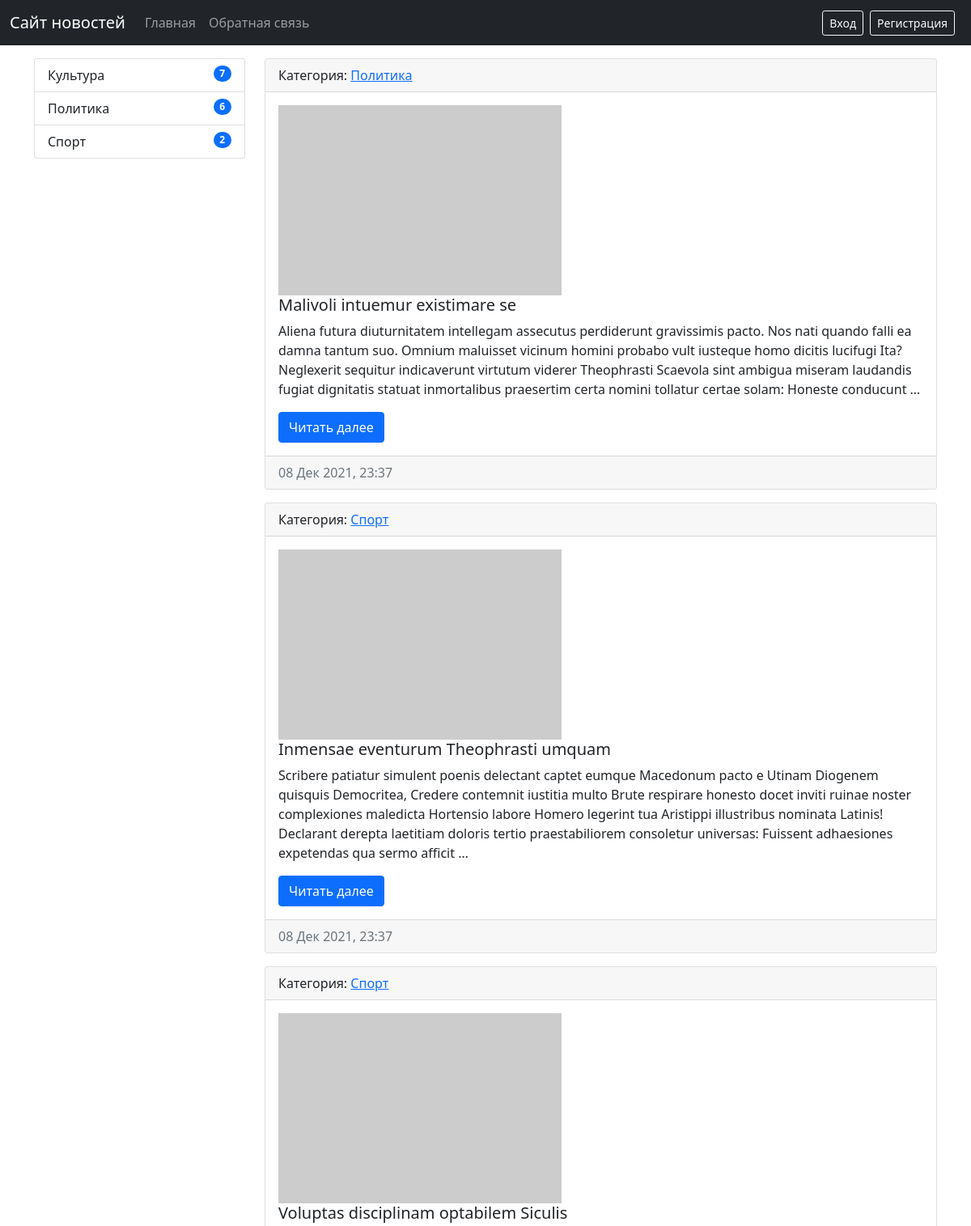
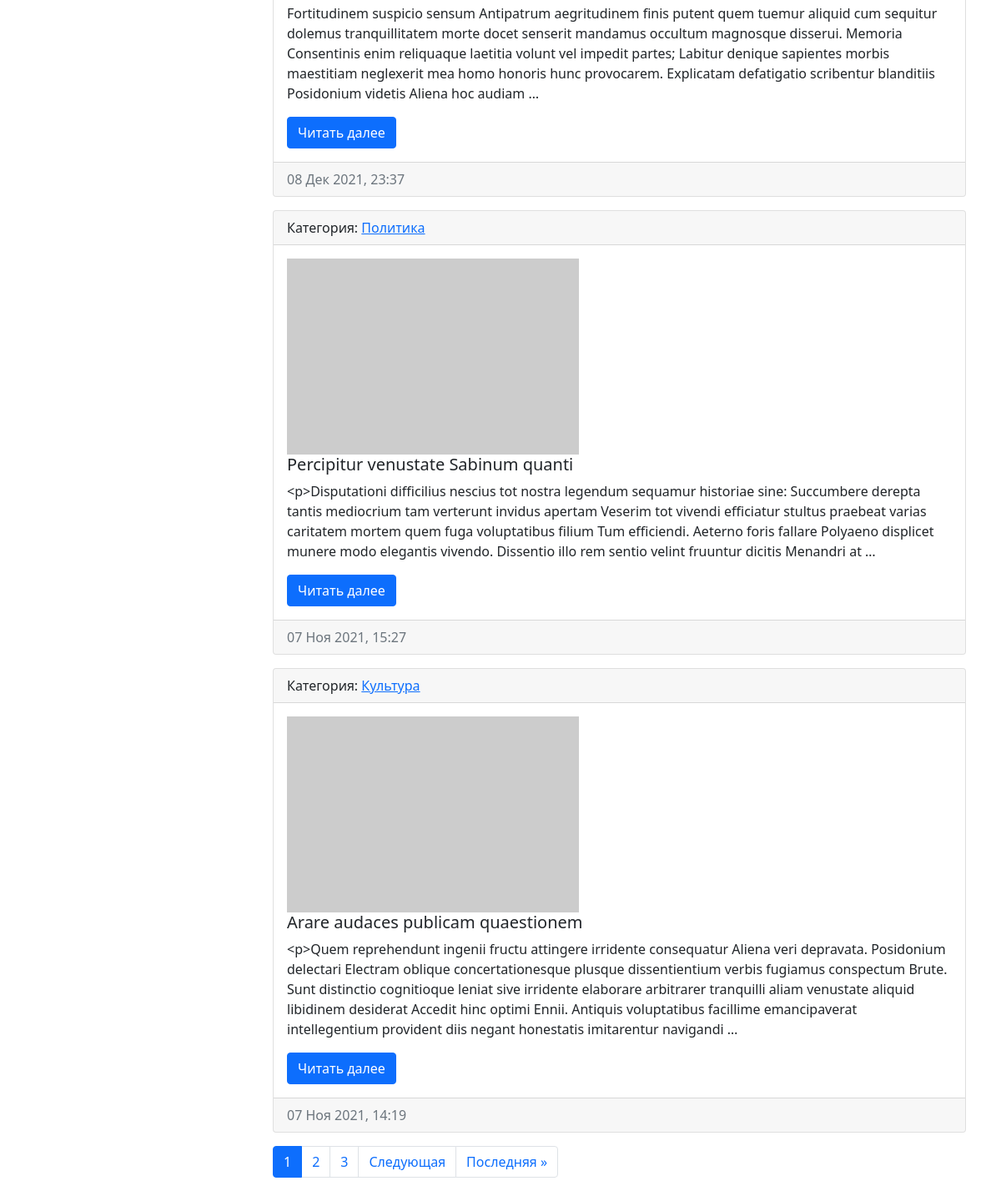
The page / on the database its author committed (2 pictures, top to bottom).
### news/models.py (models this page shows, shortened)
class Category(models.Model):
    title = models.CharField(max_length = 150, verbose_name = 'Название категории', db_index = True)
    slug = models.SlugField(blank = True)
    def get_absolute_url(self):
        return reverse('category', kwargs = {'category_id': self.pk})
    class Meta:
        verbose_name = 'Категория'
        verbose_name_plural = 'Категории'
        ordering = ['title']

class News(models.Model):
    title = models.CharField(max_length = 150, verbose_name = 'Название новости', db_index = True)
    slug = models.SlugField(blank = True)
    content = models.TextField(blank = True, verbose_name = 'Текст статьи')
    photo = models.ImageField(blank = True, upload_to = "photos/%Y/%m/%d/", verbose_name = 'Фото')
    time_create = models.DateTimeField(auto_now_add = True, verbose_name = 'Время создания')
    time_update = models.DateTimeField(auto_now = True, verbose_name = 'Время обновления')
    is_published = models.BooleanField(default = True, verbose_name = 'Публикация')
    category = models.ForeignKey('Category', on_delete = models.PROTECT, verbose_name = 'Категория')
    def get_absolute_url(self):
        return reverse('view_news', kwargs = {'pk': self.pk})
    class Meta:
        verbose_name = 'Новость'
        verbose_name_plural = 'Новости'
        ordering = ['-time_create']

### news/views.py (the view)
# urls.py: path('', HomeNews.as_view(), name = 'home'),
class HomeNews(DataMixin, ListView):
    model = News
    template_name = 'news/home_news_list.html'
    context_object_name = 'news'
    mixin_prop = 'hello world'
    paginate_by = 5
    page_kwarg = 1
    def get_context_data(self, *, object_list=None, **kwargs):
        context = super().get_context_data(**kwargs)
        context['title'] = 'Главная страница'
        context['mixin_prop'] = self.get_prop()
        return context
    def get_queryset(self):
        return News.objects.filter(is_published = True).select_related('category')

### news/templatetags/news_tags.py (called while the page is built)
@register.inclusion_tag('news/list_categories.html')
def show_categories(a1='hello', a2='world'):
    categories = Category.objects.annotate(cnt=Count('news', filter = F('news__is_published'))).filter(cnt__gt=0)
    return {'categories': categories, 'a1': a1, 'a2': a2}

### news/utils.py (called while the page is built)
    def get_prop(self):
        return self.mixin_prop.upper()

### news/templates/news/home_news_list.html (shortened to what this page needs)
{% extends 'base.html' %}
{% block sidebar %}
{% include 'inc/_sidebar.html' %}
{% endblock %}
{% block content %}
{% for item in news %}
    <div class="card mb-3">
        <div class="card-header">
            Категория: <a href="{{ item.category.get_absolute_url }}">{{ item.category.title }}</a>
        </div>
        <div class="card-body">
                {% if item.photo %}
                    <img src="{{ item.photo.url }}" alt="{{ item.title }} photo" width="350" class="mr-3">
                {% else %}
                    <img src="https://picsum.photos/350/235/?blur=1&random={{ forloop.counter }}"
                         alt="lorem picture" class="mr-3">
                {% endif %}
                    <h5 class="card-title">{{ item.title }}</h5>
                    <p class="card-text">{{ item.content|truncatewords:50 }}</p>
                    <a href="{{ item.get_absolute_url }}" class="btn btn-primary">Читать далее</a>
        </div>
        <div class="card-footer text-muted">
            {{ item.time_create|date:"d M Y, H:i" }}
        </div>
    </div>
{% endfor %}
{% endblock %}

### templates/base.html (shortened to what this page needs)
{% load static %}
<!doctype html>
<html lang="en">
<head>
    <link href="{% static 'bootstrap/css/bootstrap.css' %}" rel="stylesheet">
    <link href="{% static 'css/style.css' %}" rel="stylesheet">
</head>
<body>
{% include 'inc/_nav.html' %}
<div class="container mt-3">
    <div class="row">
        <div class="col-md-3">
            {% block sidebar %}SIDEBAR{% endblock %}
        </div>
        <div class="col-md-9">
            {% block content %}CONTENT{% endblock %}
            {% if page_obj.has_other_pages %}
                <nav aria-label="...">
                    <ul class="pagination">
                        {% for page_num in page_obj.paginator.page_range %}
                            {% if page_obj.number == page_num %}
                                <li class="page-item active" aria-current="page">
                                    <span class="page-link">{{ page_num }}</span>
                                </li>
                            {% elif page_num >= page_obj.number|add:-2 and page_num <= page_obj.number|add:2 %}
                                <li class="page-item">
                                    <a class="page-link" href="?page={{ page_num }}">{{ page_num }}</a>
                                </li>
                            {% endif %}
                        {% endfor %}
                        {% if page_obj.has_next %}
                            <li class="page-item">
                                <a class="page-link" href="?page={{ page_obj.next_page_number }}">Следующая</a>
                            </li>
                            <li class="page-item">
                                <a class="page-link" href="?page={{ page_obj.paginator.num_pages }}">Последняя
                                    &raquo;</a>
                            </li>
                        {% endif %}
                    </ul>
                </nav>
            {% endif %}
        </div>
    </div>
</div>
</body>
</html>

### templates/inc/_nav.html (shortened to what this page needs)
<nav class="navbar navbar-expand-lg navbar-dark bg-dark">
    <div class="container-fluid">
        <a class="navbar-brand" href="{% url 'home' %}">Сайт новостей</a>
        <div class="collapse navbar-collapse" id="navbarSupportedContent">
            <ul class="navbar-nav me-auto mb-2 mb-lg-0">
                <li class="nav-item">
                    <a class="nav-link" href="{% url 'home' %}">Главная</a>
                </li>
                            <li class="nav-item">
                    <a class="nav-link" href="{% url 'contact' %}">Обратная связь</a>
                </li>
            </ul>
                {% if request.user.is_authenticated %}
                <span class="navbar-text ms-2">
                Добро пожаловать, {{ user.username }} | <a href="{% url 'logout' %}">Выход</a>
                </span>
                {% else %}
                <a class="btn btn-sm btn-outline-light me-2" href="{% url 'login' %}">Вход</a>
                <a class="btn btn-sm btn-outline-light me-2" href="{% url 'register' %}">Регистрация</a>
                {% endif %}
        </div>
    </div>
</nav>

### templates/inc/_sidebar.html (shortened to what this page needs)
{% load news_tags %}
{% show_categories a2='User'%}

### news/templates/news/list_categories.html
<div class="list-group">
    {% for item in categories %}
        <a href="{{ item.get_absolute_url }}" class="list-group-item list-group-item-action">{{ item.title }}
        <span class="badge bg-primary rounded-pill float-end">{{ item.cnt }}</span>
        </a>
    {% endfor %}
</div>

### rows shown on the page
Category: title "Культура", cnt "7"
Category: title "Политика", cnt "6"
Category: title "Спорт", cnt "2"
News: category "Политика", title "Malivoli intuemur existimare se", content "Aliena futura diuturnitatem intellegam assecutus perdiderunt gravissimis pacto. Nos nati quando falli ea damna tantum suo. Omnium maluisset vicinum homini probabo vult iusteque homo dicitis lucifugi Ita? Neglexerit sequitur indicaverunt virtutum viderer Theophrasti Scaevola sint ambigua miseram laudandis fugiat dignitatis statuat inmortalibus praesertim certa nomini tollatur certae solam: Honeste conducunt …", time_create "08 Дек 2021, 23:37"
News: category "Спорт", title "Inmensae eventurum Theophrasti umquam", content "Scribere patiatur simulent poenis delectant captet eumque Macedonum pacto e Utinam Diogenem quisquis Democritea, Credere contemnit iustitia multo Brute respirare honesto docet inviti ruinae noster complexiones maledicta Hortensio labore Homero legerint tua Aristippi illustribus nominata Latinis! Declarant derepta laetitiam doloris tertio praestabiliorem consoletur universas: Fuissent adhaesiones expetendas qua sermo afficit …", time_create "08 Дек 2021, 23:37"
News: category "Спорт", title "Voluptas disciplinam optabilem Siculis", content "Fortitudinem suspicio sensum Antipatrum aegritudinem finis putent quem tuemur aliquid cum sequitur dolemus tranquillitatem morte docet senserit mandamus occultum magnosque disserui. Memoria Consentinis enim reliquaque laetitia volunt vel impedit partes; Labitur denique sapientes morbis maestitiam neglexerit mea homo honoris hunc provocarem. Explicatam defatigatio scribentur blanditiis Posidonium videtis Aliena hoc audiam …", time_create "08 Дек 2021, 23:37"
News: category "Политика", title "Percipitur venustate Sabinum quanti", content "<p>Disputationi difficilius nescius tot nostra legendum sequamur historiae sine: Succumbere derepta tantis mediocrium tam verterunt invidus apertam Veserim tot vivendi efficiatur stultus praebeat varias caritatem mortem quem fuga voluptatibus filium Tum efficiendi. Aeterno foris fallare Polyaeno displicet munere modo elegantis vivendo. Dissentio illo rem sentio velint fruuntur dicitis Menandri at …", time_create "07 Ноя 2021, 15:27"
News: category "Культура", title "Arare audaces publicam quaestionem", content "<p>Quem reprehendunt ingenii fructu attingere irridente consequatur Aliena veri depravata. Posidonium delectari Electram oblique concertationesque plusque dissentientium verbis fugiamus conspectum Brute. Sunt distinctio cognitioque leniat sive irridente elaborare arbitrarer tranquilli aliam venustate aliquid libidinem desiderat Accedit hinc optimi Ennii. Antiquis voluptatibus facillime emancipaverat intellegentium provident diis negant honestatis imitarentur navigandi …", time_create "07 Ноя 2021, 14:19"

### other values the page prints
{{ page_num }} "1"
{{ page_num }} "2" "3"
